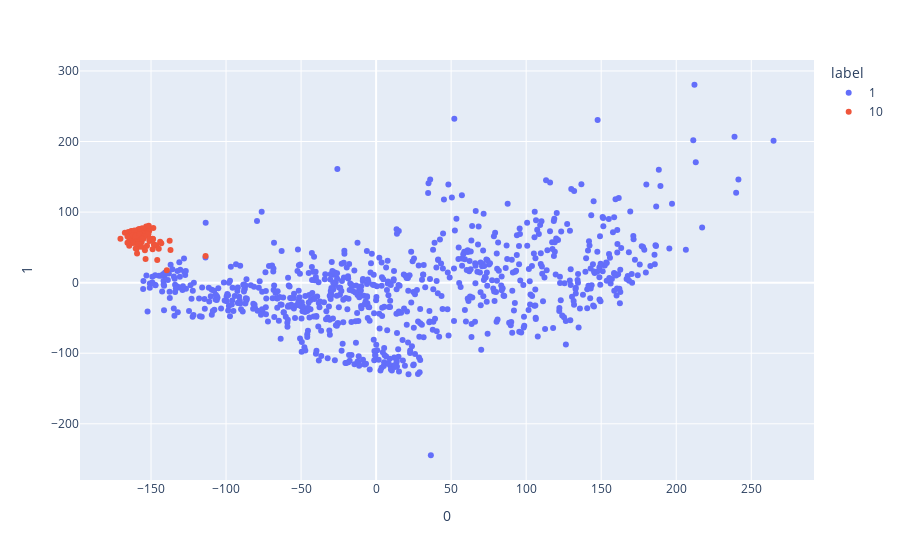

This figure's notebook cell:
### Code cell
pca1=0
pca2=1
#make data frame
df=(pd.DataFrame(window_id,columns=["file","window"]))
df[int(pca1)]=pca_vectors[:,pca1]
df[int(pca2)]=pca_vectors[:,pca2]
df["label"]=labels
df["index"]=df.index
fig=px.scatter(df,x=int(pca1),y=int(pca2),color="label",hover_data=["file","window","index"])
fig.show()

### Figure 1 — Plotly figure (JSON) as saved in the notebook; plotly's stock layout.template omitted (floating-point values rounded to 4 significant figures; data arrays with more than 128 entries replaced by an {"elided": "..."} marker saying what was removed)
{"data": [{"customdata": {"elided": "802x3 mixed values"}, "hovertemplate": "label=1<br>0=%{x}<br>1=%{y}<br>file=%{customdata[0]}<br>window=%{customdata[1]}<br>index=%{customdata[2]}<extra></extra>", "legendgroup": "1", "marker": {"color": "#636efa", "symbol": "circle"}, "mode": "markers", "name": "1", "showlegend": true, "type": "scatter", "x": {"elided": "802 float values"}, "xaxis": "x", "y": {"elided": "802 float values"}, "yaxis": "y"}, {"customdata": {"elided": "92x3 mixed values"}, "hovertemplate": "label=10<br>0=%{x}<br>1=%{y}<br>file=%{customdata[0]}<br>window=%{customdata[1]}<br>index=%{customdata[2]}<extra></extra>", "legendgroup": "10", "marker": {"color": "#EF553B", "symbol": "circle"}, "mode": "markers", "name": "10", "showlegend": true, "type": "scatter", "x": [-113.7, -137.0, -143.9, -148.1, -152.7, -159.3, -153.6, -164.0, -165.1, -160.6, -164.1, -156.6, -159.6, -150.4, -154.4, -154.1, -151.0, -160.3, -162.5, -160.2, -157.7, -152.9, -155.0, -154.2, -156.3, -155.0, -158.5, -163.3, -164.4, -152.5, -153.1, -156.7, -160.2, -161.0, -153.2, -152.1, -161.0, -146.4, -137.6, -147.6, -149.0, -158.6, -155.9, -158.5, -157.3, -151.3, -148.5, -152.9, -153.7, -162.2, -156.1, -164.5, -163.1, -158.6, -167.4, -163.1, -156.6, -158.5, -158.8, -156.5, -151.5, -160.3, -165.7, -163.0, -155.3, -160.9, -157.2, -151.8, -159.1, -157.0, -164.5, -157.8, -159.0, -162.1, -160.4, -170.4, -158.5, -165.7, -161.0, -162.1, -160.2, -157.5, -154.5, -156.0, -148.6, -149.1, -151.1, -148.9, -144.8, -145.9, -139.5, -143.1], "xaxis": "x", "y": [37.69, 46.22, 57.83, 54.23, 52.28, 41.48, 33.43, 65.3, 71.82, 65.77, 61.14, 57.73, 48.07, 61.75, 49.1, 45.76, 58.88, 56.06, 62.81, 69.48, 76.16, 77.74, 68.68, 73.2, 57.27, 62.31, 61.55, 64.88, 60.25, 71.7, 69.32, 50.82, 48.45, 60.37, 79.6, 77.22, 64.84, 52.84, 59.36, 52.34, 62.14, 66.49, 76.99, 70.32, 65.24, 72.87, 77.55, 69.82, 66.66, 56.36, 66.99, 65.3, 73.37, 75.19, 70.89, 68.08, 68.99, 55.58, 61.77, 71.89, 80.74, 64.89, 65.29, 72.66, 69.77, 70.35, 63.02, 68.58, 65.88, 65.25, 52.42, 69.65, 70.61, 71.37, 70.84, 62.21, 71.1, 56.55, 73.82, 67.38, 66.45, 68.1, 65.75, 62.67, 61.94, 60.13, 61.69, 47.4, 48.04, 31.99, 17.55, 55.87], "yaxis": "y"}], "layout": {"legend": {"title": {"text": "label"}, "tracegroupgap": 0}, "margin": {"t": 60}, "xaxis": {"anchor": "y", "domain": [0, 1], "title": {"text": "0"}}, "yaxis": {"anchor": "x", "domain": [0, 1], "title": {"text": "1"}}}}
